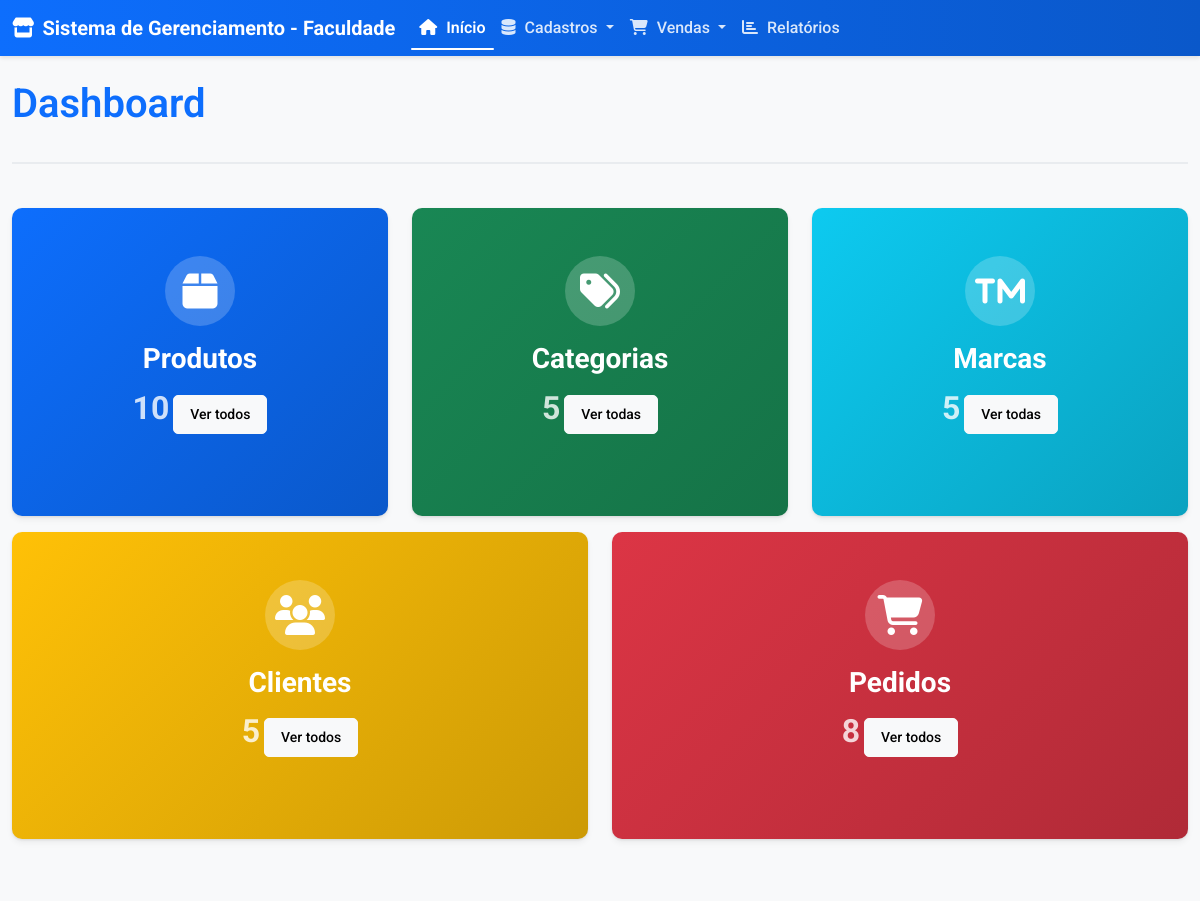
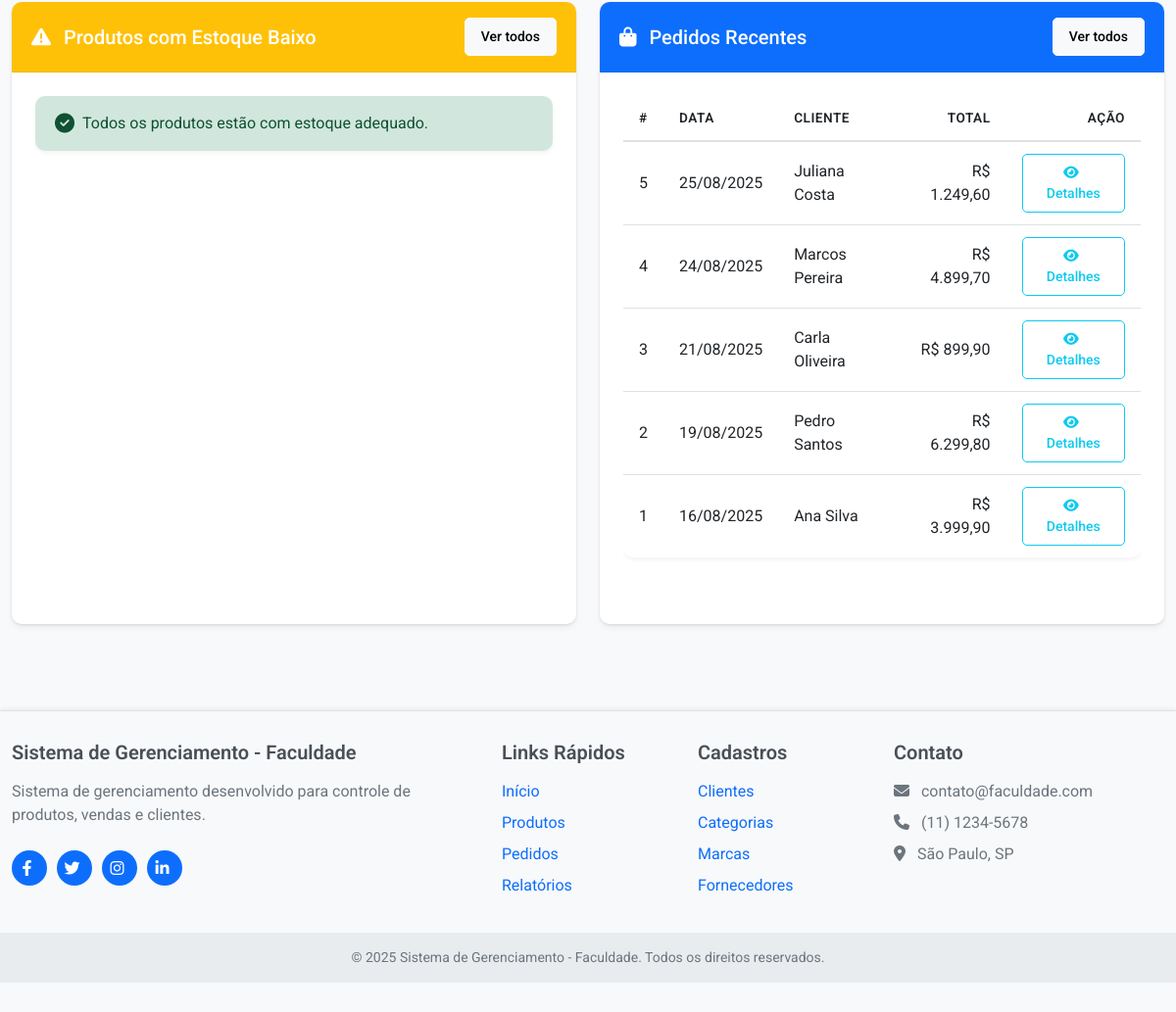
The page / on the database its author committed (2 pictures, top to bottom).
### tables this page shows
CREATE TABLE IF NOT EXISTS pedido (
    IDPEDIDO INT AUTO_INCREMENT PRIMARY KEY,
    IDCLIENTE INT,
    DATAPEDIDO TIMESTAMP DEFAULT CURRENT_TIMESTAMP,
    VALORTOTAL DECIMAL(10,2) NOT NULL DEFAULT 0,
    STATUS VARCHAR(50) DEFAULT 'Pendente',
    OBSERVACOES TEXT,
    FOREIGN KEY (IDCLIENTE) REFERENCES cliente(IDCLIENTE) ON DELETE SET NULL
);

CREATE TABLE IF NOT EXISTS cliente (
    IDCLIENTE INT AUTO_INCREMENT PRIMARY KEY,
    NOME VARCHAR(100) NOT NULL,
    EMAIL VARCHAR(100),
    TELEFONE VARCHAR(20),
    ENDERECO VARCHAR(200),
    CIDADE VARCHAR(100),
    ESTADO VARCHAR(2),
    CEP VARCHAR(10),
    DATACADASTRO TIMESTAMP DEFAULT CURRENT_TIMESTAMP
);

### includes/functions.php (called while the page is built, shortened)
<?php
require_once __DIR__ . '/database.php';
function getCurrentPage() {
    $path = $_SERVER['PHP_SELF'];
    $pathInfo = pathinfo($path);
    return $pathInfo['filename'];
}
function isCurrentPage($page) {
    return getCurrentPage() == $page;
}
?>

### includes/database.php (called while the page is built, shortened)
<?php
class Database {
    private $host = DB_HOST;
    private $user = DB_USER;
    private $pass = DB_PASS;
    private $dbname = DB_NAME;
    private $conn;
    private $stmt;
    public function __construct() {
        $dsn = 'mysql:host=' . $this->host . ';dbname=' . $this->dbname;
        $options = array(
            PDO::ATTR_PERSISTENT => true,
            PDO::ATTR_ERRMODE => PDO::ERRMODE_EXCEPTION,
            PDO::ATTR_DEFAULT_FETCH_MODE => PDO::FETCH_ASSOC,
            PDO::MYSQL_ATTR_INIT_COMMAND => 'SET NAMES utf8'
        );
        try {
            $this->conn = new PDO($dsn, $this->user, $this->pass, $options);
        } catch(PDOException $e) {
            $this->error = $e->getMessage();
            echo 'Erro de conexão: ' . $this->error;
        }
    }
    public function query($sql, $params = []) {
        $this->stmt = $this->conn->prepare($sql);
        $this->execute();
        return $this->stmt;
    }
    public function execute() {
        return $this->stmt->execute();
    }
    public function resultSet() {
        return $this->stmt->fetchAll();
    }
    public function single() {
        return $this->stmt->fetch();
    }
}
?>

### index.php (the view, shortened to what this page needs)
<?php
require_once 'includes/database.php';
require_once 'includes/functions.php';
$db = new Database();
$db->query("SELECT COUNT(*) as total FROM produto");
$db->execute();
$totalProdutos = $db->single()['total'];
$db->query("SELECT COUNT(*) as total FROM categoria");
$db->execute();
$totalCategorias = $db->single()['total'];
$db->query("SELECT COUNT(*) as total FROM marca");
$db->execute();
$totalMarcas = $db->single()['total'];
$db->query("SELECT COUNT(*) as total FROM cliente");
$db->execute();
$totalClientes = $db->single()['total'];
$db->query("SELECT COUNT(*) as total FROM pedido");
$db->execute();
$totalPedidos = $db->single()['total'];
$db->query(
    "SELECT p.IDPRODUTO, p.NOME, p.ESTOQUE, c.NOME as CATEGORIA, m.NOME as MARCA
    FROM produto p
    LEFT JOIN categoria c ON p.IDCATEGORIA = c.IDCATEGORIA
    LEFT JOIN marca m ON p.IDMARCA = m.IDMARCA
    WHERE p.ESTOQUE < 10
    ORDER BY p.ESTOQUE ASC"
);
$db->execute();
$produtosEstoqueBaixo = $db->resultSet();
$db->query(
    "SELECT p.IDPEDIDO, p.DATAPEDIDO as DATA, c.NOME as CLIENTE,
    (SELECT SUM(ip.QUANTIDADE * pr.PRECO) FROM item_pedido ip
     JOIN produto pr ON ip.IDPRODUTO = pr.IDPRODUTO
     WHERE ip.IDPEDIDO = p.IDPEDIDO) as TOTAL
    FROM pedido p
    JOIN cliente c ON p.IDCLIENTE = c.IDCLIENTE
    ORDER BY p.DATAPEDIDO DESC
    LIMIT 5"
);
$db->execute();
$pedidosRecentes = $db->resultSet();
include 'includes/header.php';
?>
<div class="row mb-4">
    <div class="col-12">
        <div class="page-header">
            <h1 class="mb-4">Dashboard</h1>
        </div>
    </div>
</div>
<div class="row mb-5">
    <div class="col-md-4 col-lg-2-4 mb-3">
        <div class="card dashboard-card bg-primary h-100">
            <div class="card-body">
                <i class="fas fa-box"></i>
                <h3>Produtos</h3>
                <p><?php echo $totalProdutos; ?></p>
                <a href="pages/produtos.php" class="btn btn-sm btn-light">Ver todos</a>
            </div>
        </div>
    </div>
    <div class="col-md-4 col-lg-2-4 mb-3">
        <div class="card dashboard-card bg-success h-100">
            <div class="card-body">
                <i class="fas fa-tags"></i>
                <h3>Categorias</h3>
                <p><?php echo $totalCategorias; ?></p>
                <a href="pages/categorias.php" class="btn btn-sm btn-light">Ver todas</a>
            </div>
        </div>
    </div>
    <div class="col-md-4 col-lg-2-4 mb-3">
        <div class="card dashboard-card bg-info h-100">
            <div class="card-body">
                <i class="fas fa-trademark"></i>
                <h3>Marcas</h3>
                <p><?php echo $totalMarcas; ?></p>
                <a href="pages/marcas.php" class="btn btn-sm btn-light">Ver todas</a>
            </div>
        </div>
    </div>
    <div class="col-md-6 col-lg-2-4 mb-3">
        <div class="card dashboard-card bg-warning h-100">
            <div class="card-body">
                <i class="fas fa-users"></i>
                <h3>Clientes</h3>
                <p><?php echo $totalClientes; ?></p>
                <a href="pages/clientes.php" class="btn btn-sm btn-light">Ver todos</a>
            </div>
        </div>
    </div>
    <div class="col-md-6 col-lg-2-4 mb-3">
        <div class="card dashboard-card bg-danger h-100">
            <div class="card-body">
                <i class="fas fa-shopping-cart"></i>
                <h3>Pedidos</h3>
                <p><?php echo $totalPedidos; ?></p>
                <a href="pages/pedidos.php" class="btn btn-sm btn-light">Ver todos</a>
            </div>
        </div>
    </div>
</div>
<div class="row">
    <div class="col-md-6 mb-4">
        <div class="card h-100">
            <div class="card-header bg-warning text-white d-flex justify-content-between align-items-center">
                <h5 class="mb-0"><i class="fas fa-exclamation-triangle me-2"></i> Produtos com Estoque Baixo</h5>
                <a href="pages/produtos.php" class="btn btn-sm btn-light">Ver todos</a>
            </div>
            <div class="card-body">
                <?php if (count($produtosEstoqueBaixo) > 0): ?>
                    <div class="table-responsive">
                        <table class="table table-hover table-sm">
                            <thead>
                                <tr>
                                    <th>Produto</th>
                                    <th>Categoria</th>
                                    <th>Marca</th>
                                    <th class="text-center">Estoque</th>
                                    <th class="text-end">Ação</th>
                                </tr>
                            </thead>
                            <tbody>
                                <?php foreach ($produtosEstoqueBaixo as $produto): ?>
                                    <tr>
                                        <td><?php echo $produto['NOME']; ?></td>
                                        <td><?php echo $produto['CATEGORIA']; ?></td>
                                        <td><?php echo $produto['MARCA']; ?></td>
                                        <td class="text-center">
                                            <span class="badge bg-<?php echo $produto['ESTOQUE'] <= 5 ? 'danger' : 'warning'; ?>">
                                                <?php echo $produto['ESTOQUE']; ?>
                                            </span>
                                        </td>
                                        <td class="text-end">
                                            <a href="pages/produto-form.php?id=<?php echo $produto['IDPRODUTO']; ?>" class="btn btn-sm btn-outline-primary">
                                                <i class="fas fa-edit"></i> Editar
                                            </a>
                                        </td>
                                    </tr>
                                <?php endforeach; ?>
                            </tbody>
                        </table>
                    </div>
                <?php else: ?>
                    <div class="alert alert-success">
                        <i class="fas fa-check-circle me-2"></i> Todos os produtos estão com estoque adequado.
                    </div>
                <?php endif; ?>
            </div>
        </div>
    </div>
    <div class="col-md-6 mb-4">
        <div class="card h-100">
            <div class="card-header bg-primary text-white d-flex justify-content-between align-items-center">
                <h5 class="mb-0"><i class="fas fa-shopping-bag me-2"></i> Pedidos Recentes</h5>
                <a href="pages/pedidos.php" class="btn btn-sm btn-light">Ver todos</a>
            </div>
            <div class="card-body">
                <?php if (count($pedidosRecentes) > 0): ?>
                    <div class="table-responsive">
                        <table class="table table-hover table-sm">
                            <thead>
                                <tr>
                                    <th>#</th>
                                    <th>Data</th>
                                    <th>Cliente</th>
                                    <th class="text-end">Total</th>
                                    <th class="text-end">Ação</th>
                                </tr>
                            </thead>
                            <tbody>
                                <?php foreach ($pedidosRecentes as $pedido): ?>
                                    <tr>
                                        <td><?php echo $pedido['IDPEDIDO']; ?></td>
                                        <td><?php echo date('d/m/Y', strtotime($pedido['DATA'])); ?></td>
                                        <td><?php echo $pedido['CLIENTE']; ?></td>
                                        <td class="text-end">
                                            R$ <?php echo number_format($pedido['TOTAL'], 2, ',', '.'); ?>
                                        </td>
                                        <td class="text-end">
                                            <a href="pages/pedido-detalhes.php?id=<?php echo $pedido['IDPEDIDO']; ?>" class="btn btn-sm btn-outline-info">
                                                <i class="fas fa-eye"></i> Detalhes
                                            </a>
                                        </td>
                                    </tr>
                                <?php endforeach; ?>
                            </tbody>
                        </table>
                    </div>
                <?php else: ?>
                    <div class="alert alert-info">
                        <i class="fas fa-info-circle me-2"></i> Não há pedidos recentes.
                    </div>
                <?php endif; ?>
            </div>
        </div>
    </div>
</div>
<?php
include 'includes/footer.php';
?>

### includes/header.php (shortened to what this page needs)
<?php
require_once __DIR__ . '/functions.php';
?>
<!DOCTYPE html>
<html lang="pt-BR">
<head>
    <link href="https://cdn.jsdelivr.net/npm/bootstrap@5.3.0/dist/css/bootstrap.min.css" rel="stylesheet">
    <link rel="stylesheet" href="https://cdnjs.cloudflare.com/ajax/libs/font-awesome/6.4.0/css/all.min.css">
    <link rel="stylesheet" href="<?php echo BASE_URL; ?>/assets/css/style.css">
    <link rel="stylesheet" href="<?php echo BASE_URL; ?>/assets/css/animations.css">
</head>
<body>
    <header>
        <nav class="navbar navbar-expand-lg navbar-dark">
            <div class="container">
                <a class="navbar-brand" href="<?php echo BASE_URL; ?>/index.php"><i class="fas fa-store me-2"></i><?php echo SITE_NAME; ?></a>
                <div class="collapse navbar-collapse" id="navbarNav">
                    <ul class="navbar-nav me-auto">
                        <li class="nav-item">
                            <a class="nav-link <?php echo isCurrentPage('index') ? 'active' : ''; ?>" href="<?php echo BASE_URL; ?>/index.php">
                                <i class="fas fa-home"></i> Início
                            </a>
                        </li>
                        <li class="nav-item dropdown">
                            <a class="nav-link dropdown-toggle" href="#" id="navbarDropdownCadastros" role="button" data-bs-toggle="dropdown" aria-expanded="false">
                                <i class="fas fa-database"></i> Cadastros
                            </a>
                        </li>
                        <li class="nav-item dropdown">
                            <a class="nav-link dropdown-toggle" href="#" id="navbarDropdownVendas" role="button" data-bs-toggle="dropdown" aria-expanded="false">
                                <i class="fas fa-shopping-cart"></i> Vendas
                            </a>
                        </li>
                        <li class="nav-item">
                            <a class="nav-link <?php echo isCurrentPage('relatorios') ? 'active' : ''; ?>" href="<?php echo BASE_URL; ?>/pages/relatorios.php">
                                <i class="fas fa-chart-bar"></i> Relatórios
                            </a>
                        </li>
                    </ul>
                </div>
            </div>
        </nav>
    </header>
    <main class="container py-4 fade-in">

### includes/footer.php (shortened to what this page needs)
</main>
    <footer>
        <div class="container">
            <div class="row gy-4">
                <div class="col-lg-5 col-md-6">
                    <h5><?php echo SITE_NAME; ?></h5>
                    <p>Sistema de gerenciamento desenvolvido para controle de produtos, vendas e clientes.</p>
                    <div class="social-icons d-flex mt-4">
                        <a href="#" aria-label="Facebook"><i class="fab fa-facebook-f"></i></a>
                        <a href="#" aria-label="Twitter"><i class="fab fa-twitter"></i></a>
                        <a href="#" aria-label="Instagram"><i class="fab fa-instagram"></i></a>
                        <a href="#" aria-label="LinkedIn"><i class="fab fa-linkedin-in"></i></a>
                    </div>
                </div>
                <div class="col-lg-2 col-md-6">
                    <h5>Links Rápidos</h5>
                    <ul>
                        <li><a href="<?php echo BASE_URL; ?>/index.php">Início</a></li>
                        <li><a href="<?php echo BASE_URL; ?>/pages/produtos.php">Produtos</a></li>
                        <li><a href="<?php echo BASE_URL; ?>/pages/pedidos.php">Pedidos</a></li>
                        <li><a href="<?php echo BASE_URL; ?>/pages/relatorios.php">Relatórios</a></li>
                    </ul>
                </div>
                <div class="col-lg-2 col-md-6">
                    <h5>Cadastros</h5>
                    <ul>
                        <li><a href="<?php echo BASE_URL; ?>/pages/clientes.php">Clientes</a></li>
                        <li><a href="<?php echo BASE_URL; ?>/pages/categorias.php">Categorias</a></li>
                        <li><a href="<?php echo BASE_URL; ?>/pages/marcas.php">Marcas</a></li>
                        <li><a href="<?php echo BASE_URL; ?>/pages/fornecedores.php">Fornecedores</a></li>
                    </ul>
                </div>
                <div class="col-lg-3 col-md-6">
                    <h5>Contato</h5>
                    <ul>
                        <li><i class="fas fa-envelope me-2"></i> contato@faculdade.com</li>
                        <li><i class="fas fa-phone me-2"></i> (11) 1234-5678</li>
                        <li><i class="fas fa-map-marker-alt me-2"></i> São Paulo, SP</li>
                    </ul>
                </div>
            </div>
        </div>
        <div class="footer-bottom">
            <div class="container">
                <p class="mb-0">&copy; <?php echo date('Y'); ?> <?php echo SITE_NAME; ?>. Todos os direitos reservados.</p>
            </div>
        </div>
    </footer>
</body>
</html>

### assets/css/animations.css (style rules this page uses)
.hover-lift { transition: transform 0.3s ease, box-shadow 0.3s ease; }
.fade-in-element { opacity: 0; animation: fadeInAnimation 0.8s ease forwards; }
.counter-animation { display: inline-block; animation: countUp 2s ease-out forwards; }
.btn-ripple { position: relative; overflow: hidden; }

### rows shown on the page
pedido: IDPEDIDO "5", DATAPEDIDO "25/08/2025", IDCLIENTE.NOME "Juliana Costa", TOTAL "1.249,60"
pedido: IDPEDIDO "4", DATAPEDIDO "24/08/2025", IDCLIENTE.NOME "Marcos Pereira", TOTAL "4.899,70"
pedido: IDPEDIDO "3", DATAPEDIDO "21/08/2025", IDCLIENTE.NOME "Carla Oliveira", TOTAL "899,90"
pedido: IDPEDIDO "2", DATAPEDIDO "19/08/2025", IDCLIENTE.NOME "Pedro Santos", TOTAL "6.299,80"
pedido: IDPEDIDO "1", DATAPEDIDO "16/08/2025", IDCLIENTE.NOME "Ana Silva", TOTAL "3.999,90"

### other values the page prints
SITE_NAME "Sistema de Gerenciamento - Faculdade"
$totalProdutos "10"
$totalCategorias "5"
$totalMarcas "5"
$totalClientes "5"
$totalPedidos "8"
